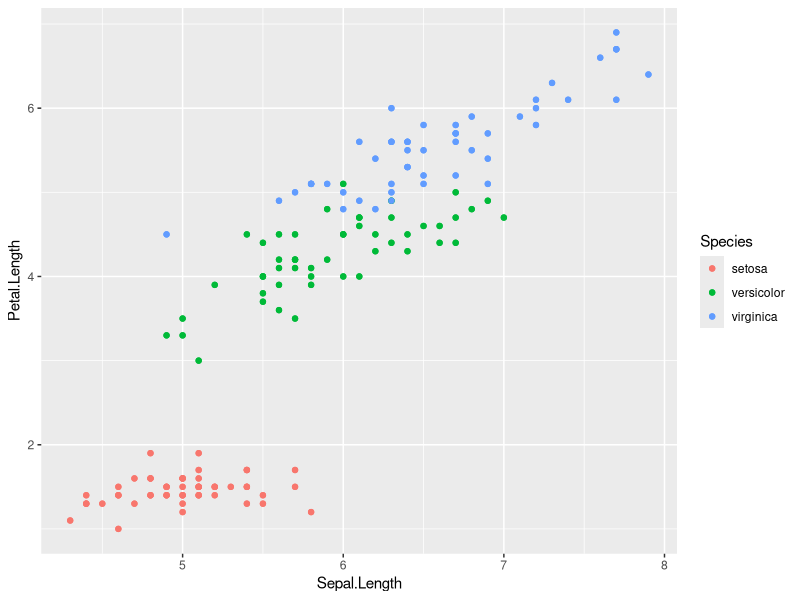
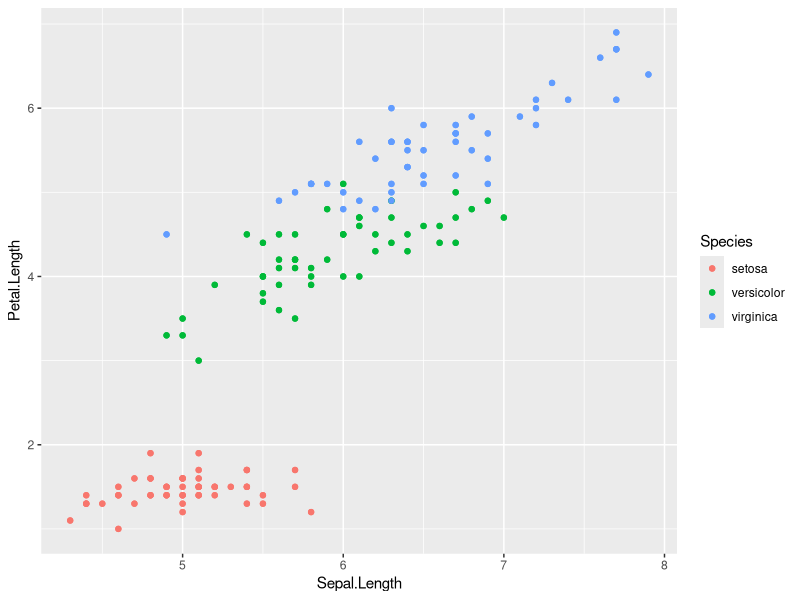
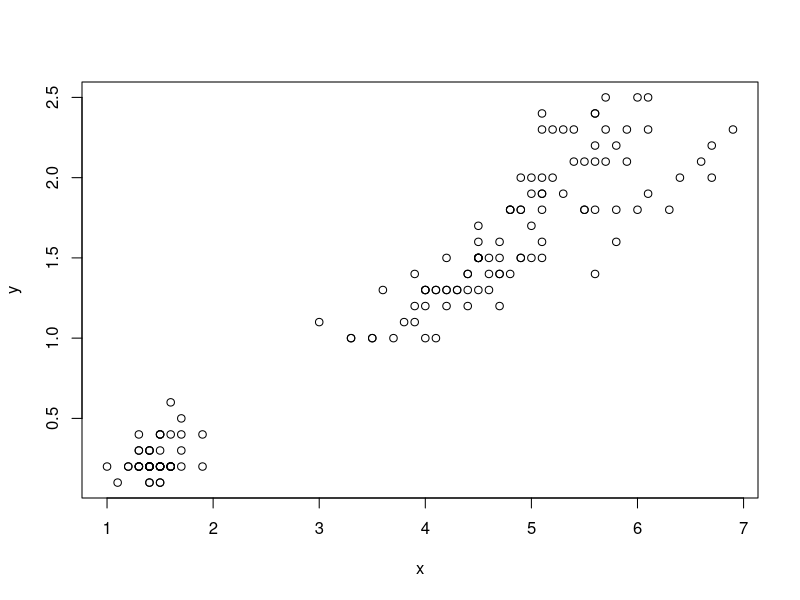
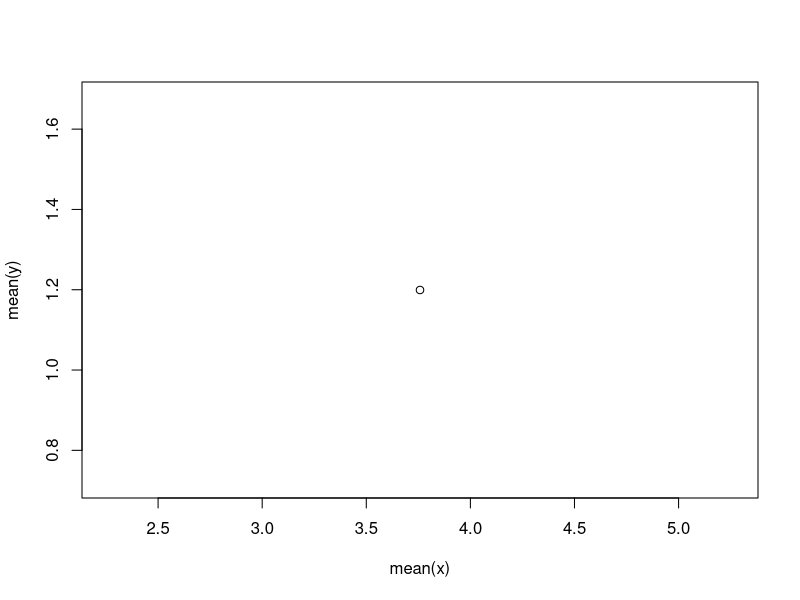
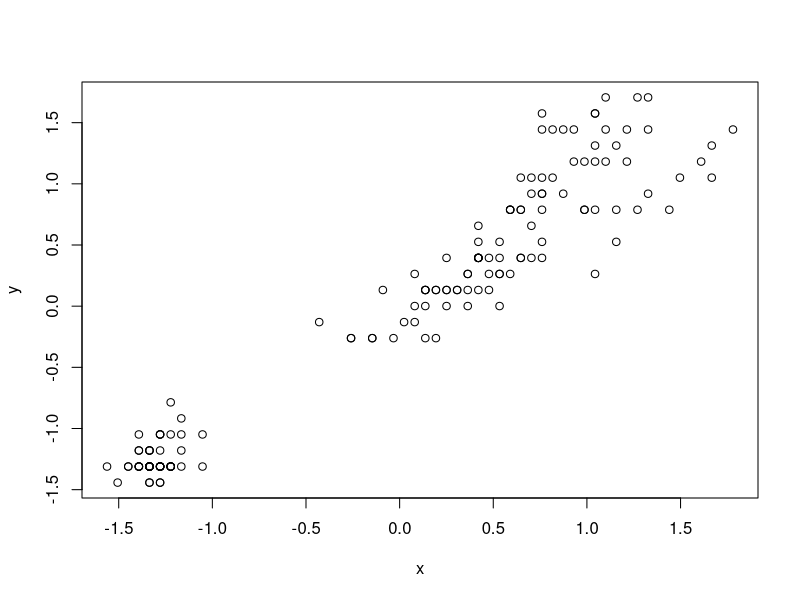

The R script that drew these images, in order:
library(tidyverse)

iris.data <- iris[,-5] #Speacies の列を削除
iris.data.mean <- sapply(iris.data, mean)
iris.data.sd <- sapply(iris.data, sd)
print(c(iris.data.mean, iris.data.sd)) #平均と標準偏差を出力

x<-c(iris[,'Petal.Length'])
y<-c(iris[,'Petal.Width'])
# あわせてdataとaesも指定
p<-ggplot(data = iris, mapping = aes(x = Sepal.Length, y = Petal.Length,color=Species))+geom_point()
p<-p+layer(geom = "point", stat = "identity", position = "identity")
ggsave(file='iris.pdf',plot=p,device = 'pdf')
p

png('iris.png')
plot(x,y)
plot(mean(x),mean(y))
dev.off()

iris.data.new<-as.data.frame(scale(iris.data)) #標準化+データフレーム化（値がmatrixで返ってくるので。）
iris.data.new.mean <- sapply(iris.data.new, mean)
iris.data.new.sd <- sapply(iris.data.new, sd)
print(c(iris.data.new.mean, iris.data.new.sd)) #平均と標準偏差を出力

x<-c(iris.data.new[,'Petal.Length'])
y<-c(iris.data.new[,'Petal.Width'])
png('irisScale.png')
plot(x,y)
dev.off()